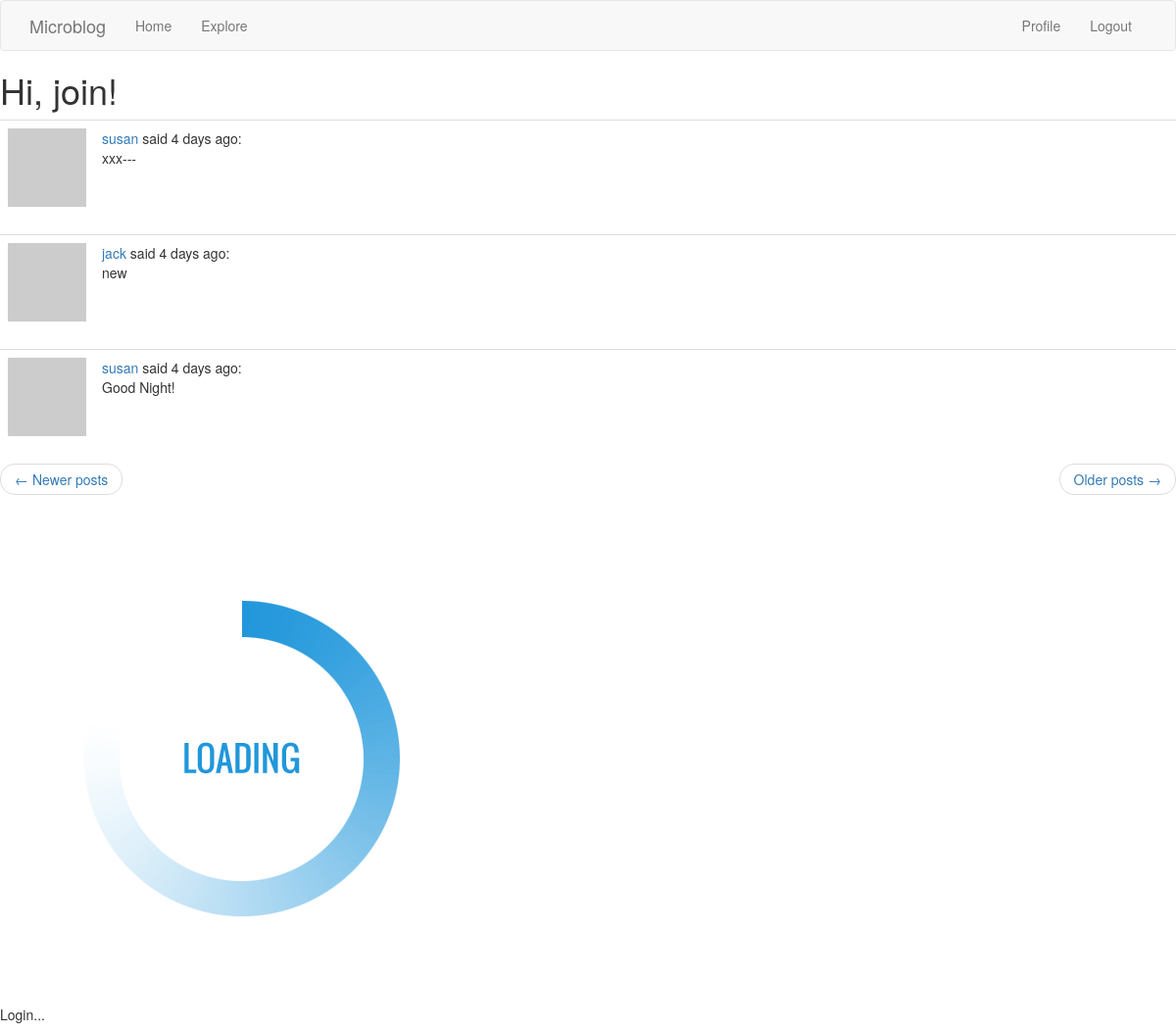
Screenshot of /explore?page=2 (signed in) with the database file from the repository.
### app/models.py (models this page shows, shortened)
class User(UserMixin, db.Model):
    id = db.Column(db.Integer, primary_key=True)
    username = db.Column(db.String(64), index=True, unique=True)
    email = db.Column(db.String(120), index=True, unique=True)
    password_hash = db.Column(db.String(128))
    posts = db.relationship('Post', backref='author', lazy='dynamic')
    about_me = db.Column(db.String(140))
    last_seen = db.Column(db.DateTime, default=datetime.utcnow)
    followed = db.relationship(
        'User',
        secondary=followers,
        primaryjoin=(followers.c.follower_id == id),
        secondaryjoin=(followers.c.followed_id == id),
        backref=db.backref('followers', lazy='dynamic'),
        lazy='dynamic')
    def avatar(self, size):
        digest = md5(self.email.lower().encode('utf-8')).hexdigest()
        return 'https://www.gravatar.com/avatar/{}?d=identicon&s={}'.format(
            digest, size)

class Post(db.Model):
    id = db.Column(db.Integer, primary_key=True)
    body = db.Column(db.String(140))
    timestamp = db.Column(db.DateTime, index=True, default=datetime.utcnow)
    user_id = db.Column(db.Integer, db.ForeignKey('user.id'))

### app/routes.py (the view)
@app.route('/explore')
@login_required
def explore():
    page = request.args.get('page', 1, type=int)
    posts = Post.query.order_by(Post.timestamp.desc()).paginate(
        page, app.config['POSTS_PER_PAGE'], False)
    next_url = url_for('explore', page=posts.next_num) \
        if posts.has_next else None
    prev_url = url_for('explore', page=posts.prev_num) \
        if posts.has_prev else None
    return render_template(
        "index.html",
        title='Explore',
        posts=posts.items,
        next_url=next_url,
        prev_url=prev_url)

### app/__init__.py (called while the page is built)
@app.context_processor
def inject_conf_var():
    d = dict(
        AVAILABLE_LANGUAGES=app.config['LANGUAGES'],
        CURRENT_LANGUAGE=session.get(
            'language',
            request.accept_languages.best_match(
                app.config['LANGUAGES'].keys())))
    return d

### app/models.py (called while the page is built)
@login.user_loader
def load_user(id):
    return User.query.get(int(id))

### app/routes.py (called while the page is built)
@app.before_request
def before_request():
    if current_user.is_authenticated:
        current_user.last_seen = datetime.utcnow()
        db.session.commit()
    g.locale = str(get_locale())

### app/templates/index.html (shortened to what this page needs)
{% extends "base.html" %}
{% block content %}
<h1>{{ _('Hi, %(username)s!', username=current_user.username) }}</h1>
{% for post in posts %}
{% include '_post.html' %}
{% endfor %}
<nav aria-label="...">
    <ul class="pager">
        <li class="previous{% if not prev_url %} disabled{% endif %}">
            <a href="{{ prev_url or '#' }}">
                <span aria-hidden="true">&larr;</span> Newer posts
            </a>
        </li>
        <li class="next{% if not next_url %} disabled{% endif %}">
            <a href="{{ next_url or '#' }}">
                Older posts <span aria-hidden="true">&rarr;</span>
            </a>
        </li>
    </ul>
</nav>
{% endblock %}

### app/templates/_post.html
<table class="table table-hover">
  <tr>
    <td width="70px">
      <a href="{{ url_for('user', username=post.author.username) }}">
        <img src="{{ post.author.avatar(70) }}" />
      </a>
    </td>
    <td>
      <a href="{{ url_for('user', username=post.author.username) }}">
        {{ post.author.username }}
      </a>
      said {{ moment(post.timestamp).fromNow() }}:
      <br>
      {{ post.body }}
    </td>
  </tr>
</table>

### rows the page displays
Post: author.username "susan", timestamp "4 days ago", body "xxx---"
Post: author.username "jack", timestamp "4 days ago", body "new"
Post: author.username "susan", timestamp "4 days ago", body "Good Night!"
